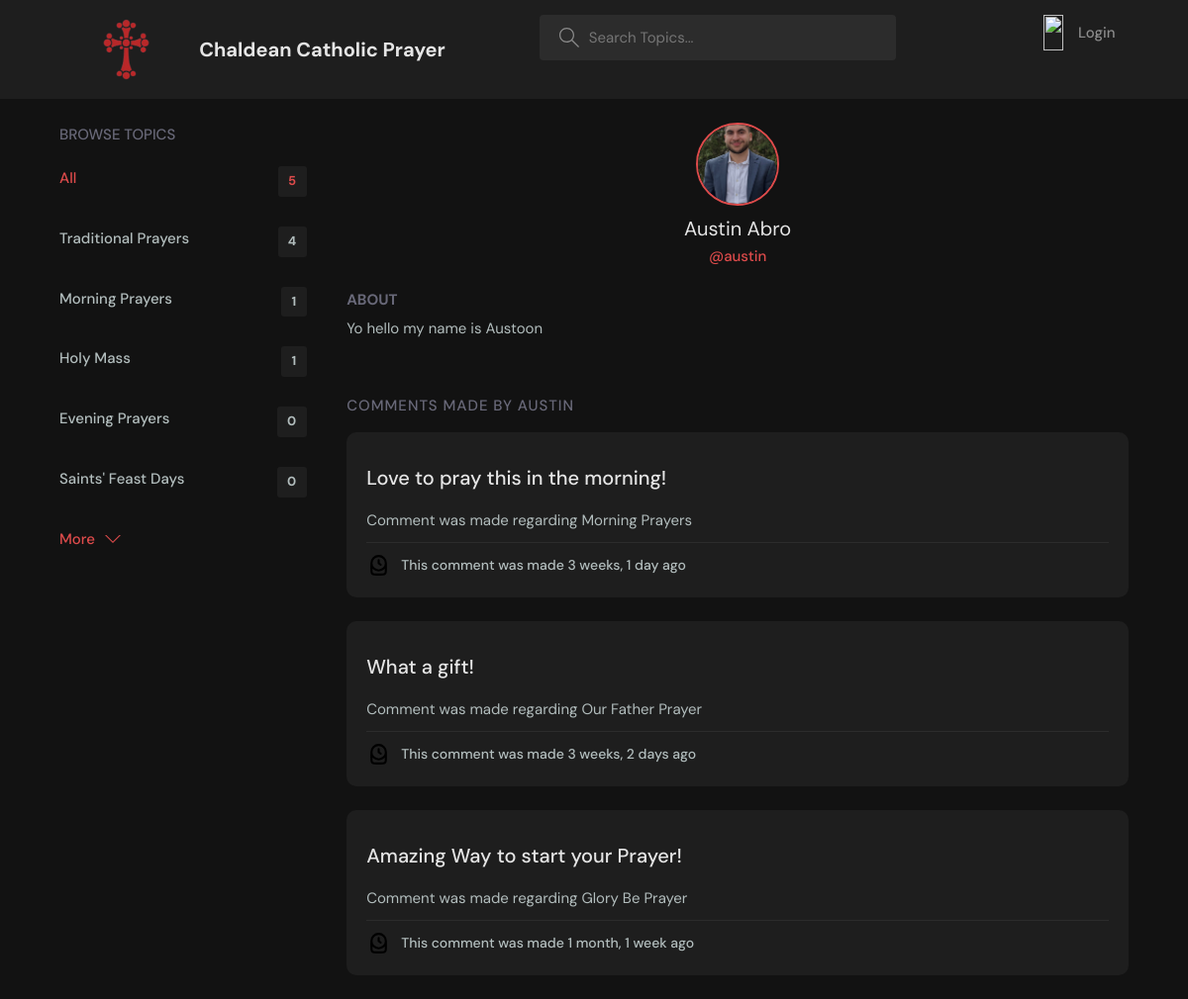
Page /profile/1/ on the committed database.
### base/models.py (models this page shows, shortened)
class Topic(models.Model):
    name = models.CharField(max_length=200)

class userProfile(models.Model):
    user = models.OneToOneField(User, null=True, on_delete=models.CASCADE)
    name = models.CharField(max_length=200, null=True)
    userName = models.CharField(max_length=200, null=True)
    biography = models.CharField(max_length=5000, null=True)
    profile_pic = models.ImageField(null=True, blank=True)

class Comment(models.Model):
    user = models.ForeignKey(User, on_delete=models.CASCADE)
    room = models.ForeignKey(Room, on_delete=models.CASCADE)
    body = models.TextField()
    updated = models.DateTimeField(auto_now=True)
    created = models.DateTimeField(auto_now_add=True)
    class Meta:
        ordering = ['-updated', '-created']

class Room(models.Model):
    host = models.ForeignKey(User, on_delete=models.SET_NULL, null=True)
    topic = models.ForeignKey(Topic, on_delete=models.SET_NULL, null=True)
    name = models.CharField(max_length=200)
    description = models.TextField(null=True, blank=True)
    EnglishPrayer = models.TextField(null=True, blank=True)
    ChaldeanPrayer = models.TextField(null=True, blank=True)
    commenters = models.ManyToManyField(User, related_name='commenters',blank=True)
    updated = models.DateTimeField(auto_now=True)
    created = models.DateTimeField(auto_now_add=True)
    def __str__(self):
        return self.name

### base/views.py (the view)
# urls.py: path('profile/<str:pk>/', views.profilePage, name="user-profile"),
def profilePage(request, pk):
    user = User.objects.get(id=pk)
    profile = userProfile.objects.get(user=user)
    comments = Comment.objects.filter(user=user)
    topics = Topic.objects.annotate(num_rooms=Count('room')).order_by('-num_rooms')[:5]
    bio = profile.biography
    min_length = 200
    if (len(bio)) < min_length:
        bio += " &nbsp " * (min_length - len(bio))
    user_profile = None
    if request.user.is_authenticated:
        user_profile = userProfile.objects.get(user=request.user)
    context = {'user':user, 'profile':profile, 'comments':comments, 'topics':topics, 'padded_bio':bio, 'user_profile':user_profile}
    return render(request, 'base/profile.html', context)

### base/templates/base/profile.html (shortened to what this page needs)
{% extends "main.html" %}
{% load static %}
{% block content %}
  <main class="profile-page layout layout--1">
    <div class="container">
    <div style="margin-right: 40px; width: 500px" >
        {% include 'base/topics_component.html' %}
    </div>
      <div class="roomList">
        <div class="profile">
          <div class="profile__avatar">
            <div class="avatar avatar--large active">
            {% if profile.profile_pic %}
              <img src="{{profile.profile_pic.url}}"/>
            {% else %}
              <img src="{% static 'images/avatar.svg' %}" />
            {% endif %}
            </div>
          </div>
          <div class="profile__info">
            <h3>{{profile.name}}</h3>
            <p>@{{user.username}}</p>
          </div>
          <div class="profile__about">
            <h3>About</h3>
            <p>
              {{padded_bio|safe|default:"This user has not added a bio yet."}}
            </p>
          </div>
        </div>
        <div class="roomList__header">
          <div>
            <h2>Comments made by {{user.username}}</a>
            </h2>
          </div>
        </div>
        {% include 'base/comment_feed_component.html' %}
    </div>
  </main>
</body>
{% endblock content %}

### templates/main.html (shortened to what this page needs)
<!DOCTYPE html>
{% load static %}
<html lang="en">
  <head>
    <link rel="stylesheet" href="{% static 'styles/style.css' %}" />
  </head>
  <body>
    {% include 'navbar.html' %}
    {% block content %}
    {% endblock %}
  </body>
</html>

### templates/navbar.html (shortened to what this page needs)
{% load static %}
<header class="header header--loggedIn">
      <div class="container">
        <a href="{% url 'home' %}" class="header__logo">
          <img src="{% static 'images/ChaldeanCatholicCross.png' %}" style="height:70px" />
          <h1>Chaldean Catholic Prayer</h1>
        </a>
        <form class="header__search" method="GET" action="{% url 'home'%}">
          <label>
            <input name="q" placeholder="Search Topics..." />
          </label>
        </form>
        <nav class="header__menu">
          {% if request.user.is_authenticated %}
          <div class="header__user">
            <a href="{% url 'update-user' %}">
              <div class="avatar avatar--medium active">
                {% if user_profile.profile_pic %}
              <img src="{{user_profile.profile_pic.url}}"/>
            {% else %}
              <img src="{% static 'images/avatar.svg' %}" />
            {% endif %}
              </div>
              <p>{{user_profile.name}} <span>@{{request.user.username}}</span></p>
            </a>
            <button class="dropdown-button">
              <svg version="1.1" xmlns="http://www.w3.org/2000/svg" width="32" height="32" viewBox="0 0 32 32">
                <title>chevron-down</title>
                <path d="M16 21l-13-13h-3l16 16 16-16h-3l-13 13z"></path>
              </svg>
            </button>
          </div>
          {% else %}
          <a href="{% url 'login' %}">
            <img src="{% static 'images/avatar.svg' %}" />
            <p>Login</p>
          </a>
          {% endif %}
        </nav>
      </div>
    </header>

### base/templates/base/topics_component.html
    <div class="topics">
        <div class="topics__header">
        <h2>Browse Topics</h2>
        </div>
        <ul class="topics__list">
        <li>
            <a href="{% url 'home' %}" class="active">All <span>{{topics.count}}</span></a>
        </li>
        {% for topic in topics %}
        <li>
            <a href="{% url 'home' %}?q={{topic.name}}">{{topic.name}}<span>{{topic.room_set.all.count}}</span></a>
        </li>
        {% endfor %}
        </ul>
        <a class="btn btn--link" href="{% url 'topics' %}">
        More
        <svg version="1.1" xmlns="http://www.w3.org/2000/svg" width="32" height="32" viewBox="0 0 32 32">
            <title>chevron-down</title>
            <path d="M16 21l-13-13h-3l16 16 16-16h-3l-13 13z"></path>
        </svg>
        </a>
    </div>

### base/templates/base/comment_feed_component.html (shortened to what this page needs)
         {% for comment in comments %}
         {% load static %}
        <div class="roomListRoom">
        <div class="roomListRoom__content">
            <a href="{% url 'room'  comment.room.id %}">{{comment.body}}</a>
            <p>
            Comment was made regarding {{comment.room}}
            </p>
        </div>
        <div class="roomListRoom__meta">
            <a href="{% url 'room'  comment.room.id %}" class="roomListRoom__joined">
        <div class="header__logo">
            <img src="{% static 'images/clock.svg' %}" alt="clock icon" />
        </div>
            This comment was made {{comment.created|timesince}} ago
            </a>
        </div>
        </div>
         {% empty %}
        <p>This user has not made any comments yet.</p>
    {% endfor %}

### templates/navbar.html (style rules this page uses)
.header__logo { display: flex; align-items: center; }
.header__logo img { height: 40px; width: auto; object-fit: contain; margin-right: 8px; }

### base/templates/base/comment_feed_component.html (style rules this page uses)
.header__logo { display: flex; align-items: center; }
.header__logo img { height: 25px; width: auto; object-fit: contain; margin-right: 0px; }

### rows in the picture
Topic: name "Traditional Prayers", room_set.all.count "4"
Topic: name "Morning Prayers", room_set.all.count "1"
Topic: name "Holy Mass", room_set.all.count "1"
Topic: name "Evening Prayers", room_set.all.count "0"
Topic: name "Saints' Feast Days", room_set.all.count "0"
userProfile: profile_pic (picture), name "Austin Abro", biography "Yo hello my name is Austoon"
Comment: body "Love to pray this in the morning!", room "Morning Prayers", created "3 weeks, 1 day"
Comment: body "What a gift!", room "Our Father Prayer", created "3 weeks, 2 days"
Comment: body "Amazing Way to start your Prayer!", room "Glory Be Prayer", created "1 month, 1 week"

### other values in the picture
{{ topics.count }} "5"
{{ user.username }} "austin"
{{ user.username }} "AUSTIN"
